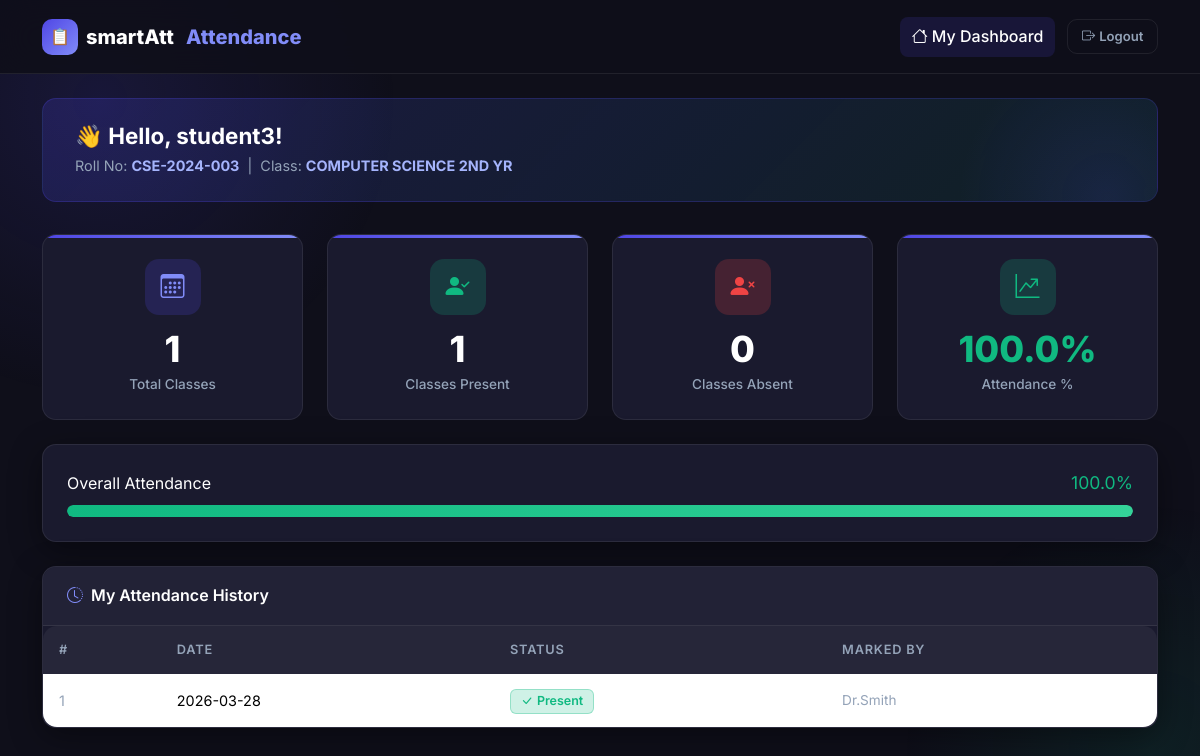
/student/dashboard (signed in), run on the app's committed database.
### tables this page shows
CREATE TABLE students (
            id         INTEGER PRIMARY KEY AUTOINCREMENT,
            name       TEXT    NOT NULL,
            roll_no    TEXT    UNIQUE NOT NULL,
            class_name TEXT,
            email      TEXT,
            username   TEXT    UNIQUE,
            password   TEXT,              -- hashed; NULL if added by teacher only
            created_at TEXT    DEFAULT (date('now'))
        );

CREATE TABLE attendance (
            id         INTEGER PRIMARY KEY AUTOINCREMENT,
            student_id INTEGER NOT NULL,
            teacher_id INTEGER,
            date       TEXT    NOT NULL,   -- stored as 'YYYY-MM-DD'
            status     TEXT    NOT NULL    CHECK(status IN ('Present','Absent')),
            FOREIGN KEY (student_id) REFERENCES students(id) ON DELETE CASCADE,
            FOREIGN KEY (teacher_id) REFERENCES teachers(id),
            UNIQUE (student_id, date)      -- prevents duplicate entries for same day
        );

CREATE TABLE teachers (
            id         INTEGER PRIMARY KEY AUTOINCREMENT,
            name       TEXT    NOT NULL,
            username   TEXT    UNIQUE NOT NULL,
            password   TEXT    NOT NULL,   -- stored as a hash, never plain text
            subject    TEXT,
            created_at TEXT    DEFAULT (date('now'))
        );

### app.py (the view)
@app.route('/student/dashboard')
@student_required
def student_dashboard():
    db         = get_db()
    student_id = session['student_id']
    student = db.execute(
        "SELECT * FROM students WHERE id=?", (student_id,)
    ).fetchone()
    if not student:
        session.clear()
        flash('Your account was not found. Please log in again.', 'danger')
        return redirect(url_for('student_login'))
    total_classes = db.execute(
        "SELECT COUNT(*) FROM attendance WHERE student_id=?",
        (student_id,)
    ).fetchone()[0]
    present_count = db.execute(
        "SELECT COUNT(*) FROM attendance WHERE student_id=? AND status='Present'",
        (student_id,)
    ).fetchone()[0]
    absent_count = total_classes - present_count
    attendance_pct = calculate_percentage(present_count, total_classes)
    classes_needed = 0
    if attendance_pct < 75:
        classes_needed = classes_needed_for_75(present_count, total_classes)
    records = db.execute("""
        SELECT a.date, a.status, t.name AS teacher_name
        FROM   attendance a
        LEFT JOIN teachers t ON t.id = a.teacher_id
        WHERE  a.student_id = ?
        ORDER  BY a.date DESC
    """, (student_id,)).fetchall()
    return render_template(
        'student_dashboard.html',
        student        = student,
        total_classes  = total_classes,
        present_count  = present_count,
        absent_count   = absent_count,
        attendance_pct = attendance_pct,
        classes_needed = classes_needed,
        records        = records,
    )

### app.py (called while the page is built)
def get_db():
    if 'db' not in g:
        g.db = sqlite3.connect(DATABASE)
        g.db.row_factory = sqlite3.Row
    return g.db

def student_required(f):
    @wraps(f)
    def decorated(*args, **kwargs):
        if 'student_id' not in session:
            flash('Please log in as a student to access this page.', 'warning')
            return redirect(url_for('student_login'))
        return f(*args, **kwargs)
    return decorated

def calculate_percentage(present: int, total: int) -> float:
    if total == 0:
        return 0.0
    return round((present / total) * 100, 1)

### templates/student_dashboard.html (shortened to what this page needs)
{% extends "base.html" %}
{% block content %}
<div class="container py-4 z-1" style="position:relative;">
    <div class="welcome-banner fade-in">
        <div class="welcome-text">
            <h2>👋 Hello, {{ student.name }}!</h2>
            <p>
                Roll No: <strong style="color:#a5b4fc;">{{ student.roll_no }}</strong>
                {% if student.class_name %}
                &nbsp;|&nbsp; Class: <strong style="color:#a5b4fc;">{{ student.class_name }}</strong>
                {% endif %}
            </p>
        </div>
    </div>
    <div class="row g-4 mb-4">
        <div class="col-6 col-md-3 fade-in fade-in-1">
            <div class="stat-card">
                <div class="stat-icon blue"><i class="bi bi-calendar3"></i></div>
                <div class="stat-value">{{ total_classes }}</div>
                <div class="stat-label">Total Classes</div>
            </div>
        </div>
        <div class="col-6 col-md-3 fade-in fade-in-2">
            <div class="stat-card">
                <div class="stat-icon green"><i class="bi bi-person-check-fill"></i></div>
                <div class="stat-value">{{ present_count }}</div>
                <div class="stat-label">Classes Present</div>
            </div>
        </div>
        <div class="col-6 col-md-3 fade-in fade-in-3">
            <div class="stat-card">
                <div class="stat-icon red"><i class="bi bi-person-x-fill"></i></div>
                <div class="stat-value">{{ absent_count }}</div>
                <div class="stat-label">Classes Absent</div>
            </div>
        </div>
        <div class="col-6 col-md-3 fade-in fade-in-4">
            <div class="stat-card">
                {% if attendance_pct >= 75 %}
                <div class="stat-icon green"><i class="bi bi-graph-up-arrow"></i></div>
                <div class="stat-value" style="color:#10b981;">{{ attendance_pct }}%</div>
                {% elif attendance_pct >= 60 %}
                <div class="stat-icon orange"><i class="bi bi-graph-up"></i></div>
                <div class="stat-value" style="color:#f59e0b;">{{ attendance_pct }}%</div>
                {% else %}
                <div class="stat-icon red"><i class="bi bi-graph-down-arrow"></i></div>
                <div class="stat-value" style="color:#ef4444;">{{ attendance_pct }}%</div>
                {% endif %}
                <div class="stat-label">Attendance %</div>
            </div>
        </div>
    </div>
    <div class="card mb-4 fade-in fade-in-2">
        <div class="card-body">
            <div class="d-flex align-items-center justify-content-between mb-2">
                <span class="fw-600 text-white">Overall Attendance</span>
                {% if attendance_pct >= 75 %}
                <span class="fw-700 text-success" style="font-size:1.1rem;">{{ attendance_pct }}%</span>
                {% elif attendance_pct >= 60 %}
                <span class="fw-700 text-warning" style="font-size:1.1rem;">{{ attendance_pct }}%</span>
                {% else %}
                <span class="fw-700 text-danger" style="font-size:1.1rem;">{{ attendance_pct }}%</span>
                {% endif %}
            </div>
            <div class="progress" style="height:12px;">
                {% if attendance_pct >= 75 %}
                <div class="progress-bar bg-success" role="progressbar" style="width:{{ attendance_pct }}%"
                    aria-valuenow="{{ attendance_pct }}" aria-valuemin="0" aria-valuemax="100"></div>
                {% elif attendance_pct >= 60 %}
                <div class="progress-bar bg-warning" role="progressbar" style="width:{{ attendance_pct }}%"
                    aria-valuenow="{{ attendance_pct }}" aria-valuemin="0" aria-valuemax="100"></div>
                {% else %}
                <div class="progress-bar bg-danger" role="progressbar" style="width:{{ attendance_pct }}%"
                    aria-valuenow="{{ attendance_pct }}" aria-valuemin="0" aria-valuemax="100"></div>
                {% endif %}
            </div>
    </div>
</div>
<div class="card fade-in fade-in-3">
    <div class="card-header">
        <i class="bi bi-clock-history me-2 text-primary"></i>My Attendance History
    </div>
    {% if records %}
    <div class="table-responsive">
        <table class="table">
            <thead>
                <tr>
                    <th>#</th>
                    <th>Date</th>
                    <th>Status</th>
                    <th>Marked By</th>
                </tr>
            </thead>
            <tbody>
                {% for rec in records %}
                <tr>
                    <td class="text-muted">{{ loop.index }}</td>
                    <td>{{ rec['date'] }}</td>
                    <td>
                        {% if rec['status'] == 'Present' %}
                        <span class="badge bg-success">
                            <i class="bi bi-check-lg me-1"></i>Present
                        </span>
                        {% else %}
                        <span class="badge bg-danger">
                            <i class="bi bi-x-lg me-1"></i>Absent
                        </span>
                        {% endif %}
                    </td>
                    <td class="text-muted" style="font-size:0.85rem;">
                        {% if rec['teacher_name'] %}
                        {{ rec['teacher_name'] }}
                        {% else %}
                        System
                        {% endif %}
                    </td>
                </tr>
                {% endfor %}
            </tbody>
        </table>
    </div>
    {% else %}
    <div class="card-body text-center py-5">
        <i class="bi bi-calendar-x" style="font-size:2.5rem;opacity:0.3;"></i>
        <p class="text-muted mt-2 mb-0">No attendance records found yet.</p>
    </div>
    {% endif %}
</div>
</div>
{% endblock %}

### data on the page
students: name "student3", roll_no "CSE-2024-003", class_name "COMPUTER SCIENCE 2ND YR"
attendance: date "2026-03-28", status "Present" (drawn), teacher_name "Dr.Smith"

### other printed values
{{ total_classes }} "1"
{{ present_count }} "1"
{{ absent_count }} "0"
{{ attendance_pct }} "100.0"
